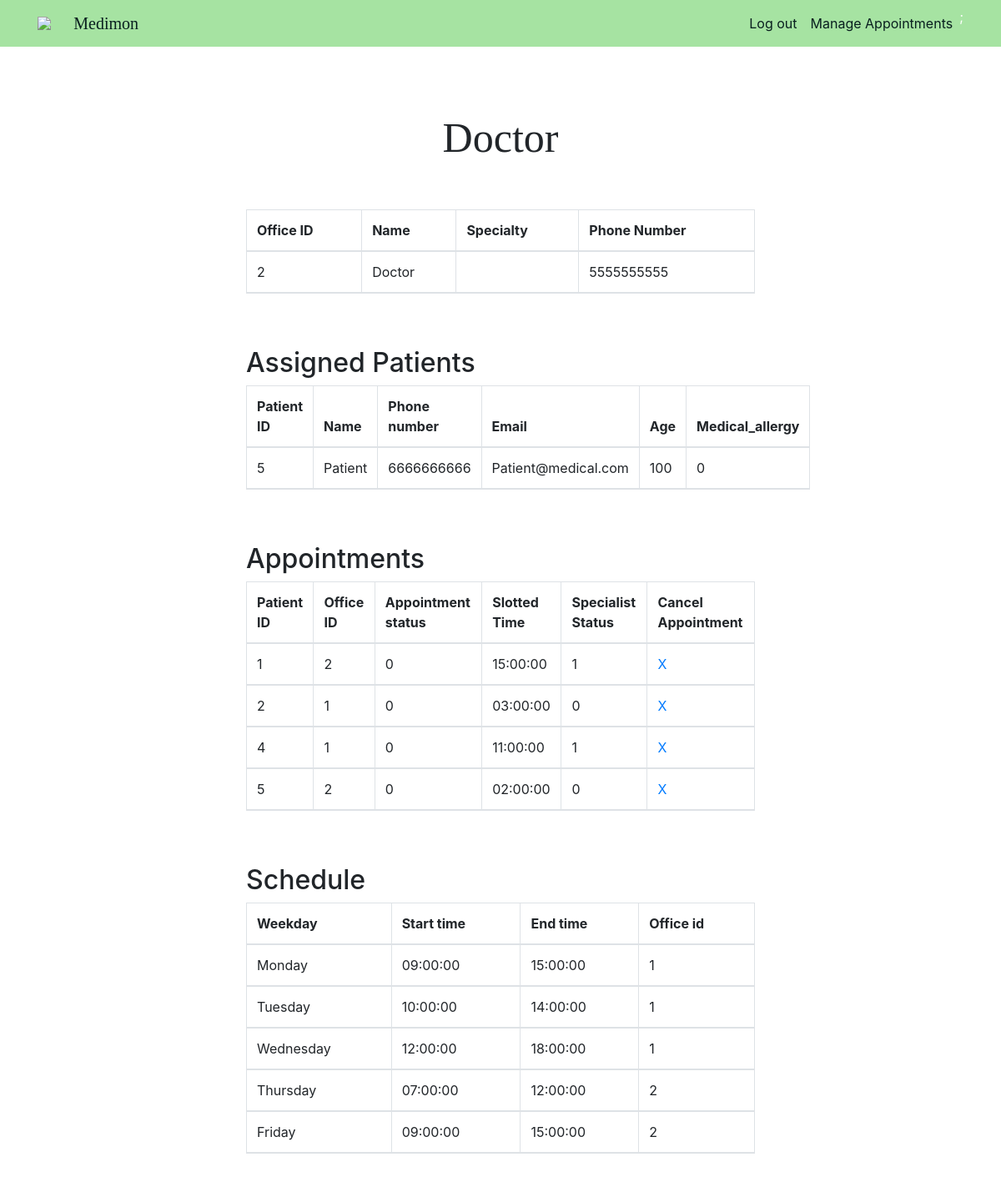
The page /doctorPages/doctorPage.php (signed in) on the database as committed earlier.
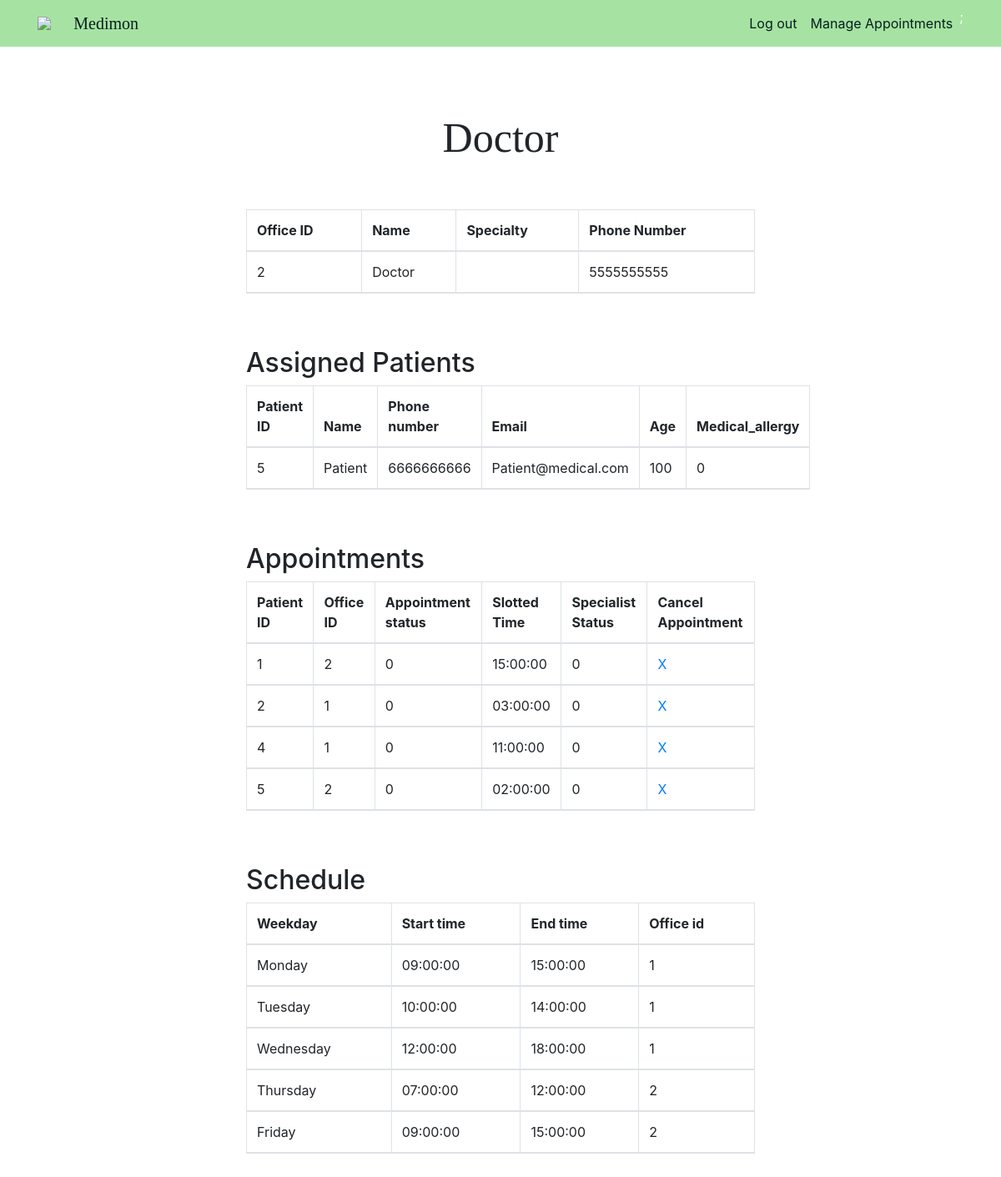
The same page on the database as committed later.
### tables this page shows
CREATE TABLE APPOINTMENT (
	Appointment_id        INT AUTO_INCREMENT,
    Patient_id            INT,
    Doctor_id             INT NOT NULL,
    Office_id             INT NOT NULL,
    Appointment_status_id INT NOT NULL DEFAULT 0,
    Appointment_status    VARCHAR(12) NOT NULL,
    Date                  DATE NOT NULL,
    Slotted_time          TIME NOT NULL,
    Specialist_status     BOOLEAN NOT NULL,  
     
    PRIMARY KEY (Appointment_id),
    FOREIGN KEY (Patient_id) REFERENCES PATIENT(Patient_id),
    FOREIGN KEY (Doctor_id) REFERENCES DOCTOR(Doctor_id),
    FOREIGN KEY (Office_id) REFERENCES OFFICE(Office_id)
);

### doctorPages/doctorPage.php (the view, shortened to what this page needs)
<?php
require_once "../php/config.php";
$id = $_SESSION["id"];
$sql = "SELECT Office_id, Name, Speciality, Phone_number FROM DOCTOR WHERE Doctor_id = '$id'";
$result = mysqli_query($db, $sql);
$tableResult = "";
if ($result->num_rows > 0) {
  $tableResult = "<tr>";
  while($row = $result-> fetch_assoc()) {
    $tableResult .= "<td>" . $row["Office_id"] . "</td><td>" . $row["Name"] . "</td><td>" . $row["Speciality"] .  "</td><td>" . $row["Phone_number"] . "</td>";
  }
  $tableResult .= "</tr>";
}
$sql = "SELECT Patient_id, Name, Phone_number, Email, Age, Medical_allergy FROM PATIENT WHERE Primary_physician_id = '$id'";
$result = mysqli_query($db, $sql);
$PtableResult = "";
if ($result->num_rows > 0) {
  while($row = $result-> fetch_assoc()) {
    $PtableResult .= "<tr>". "<td>" . $row["Patient_id"] . "</td><td>"  . $row["Name"] . "</td><td>" . $row["Phone_number"] . "</td><td>" . $row["Email"] . "</td><td>" . $row["Age"] . "</td><td>" . $row["Medical_allergy"] . "</td>". "<tr>";
  }
}
$sql = "SELECT Patient_id, Office_id, Appointment_id, Appointment_status_id, Slotted_time, Specialist_status FROM APPOINTMENT WHERE Doctor_id = '$id'";
$result = mysqli_query($db, $sql);
$APtableResult = "";
if ($result->num_rows > 0) {
  while($row = $result-> fetch_assoc()) {
    $APtableResult .= "<tr>". "<td>" . $row["Patient_id"] . "</td><td>"  . $row["Office_id"] . "</td><td>" . $row["Appointment_status_id"] . "</td><td>" . $row["Slotted_time"] . "</td><td>" . $row["Specialist_status"] . "</td><td>
    <a href='../doctorPages/doctorPage.php?delete_id=" . $row["Appointment_id"] . "'>X</a>
    </td>". "</tr>";
  }
}
$SPtableResult = "";
$weekdays = [
  "Monday",
  "Tuesday",
  "Wednesday",
  "Thursday",
  "Friday"
];
foreach ($weekdays as $weekday) {
  $sql = "SELECT * FROM WORK_INFO WHERE Doctor_id = '$id' AND Weekday = '$weekday'";
  $result = mysqli_query($db, $sql);
  $row = $result -> fetch_assoc();
  $SPtableResult .= "<tr>";
  $SPtableResult .= "<td>" . $weekday . "</td><td>"  . $row["Start_time"] . "</td><td>" . $row["End_time"] . "</td><td>" . $row["Office_id"] . "</td>";
  $SPtableResult .= "</tr>";
}
?>
<!doctype html>
<html lang="en">
<head>
  <link rel="stylesheet" href="../css/style.css">
  <link rel="stylesheet" href="https://stackpath.bootstrapcdn.com/bootstrap/4.3.1/css/bootstrap.min.css"
>
</head>
<?php include_once("../php/header.php"); ?>
<section id="Doctors">
  <div class="main-container">
    <div class="main-wrap">
      <div class="text-center" id="Doctor-header">Doctor</div>
      <div class="container-fluid">
        <div class="row justify-content-center my-5">
          <div class="col-10">
            <table class="table table-bordered">
              <thead class="thead">
                <tr>
                  <th>Office ID</th>
                  <th>Name</th>
                  <th>Specialty</th>
                  <th>Phone Number</th>
                </tr>
                <?php echo $tableResult;?>
              </thead>
            </table>
            <br><br>
            <h2>Assigned Patients</h2>
            <table class="table table-bordered">
              <thead class="thead">
                <tr>
                  <th>Patient ID</th>
                  <th>Name</th>
                  <th>Phone number</th>
                  <th>Email</th>
                  <th>Age</th>
                  <th>Medical_allergy</th>
                </tr>
                <?php echo $PtableResult;?>
              </thead>
            </table>
            <br><br>
            <h2>Appointments</h2>
            <table class="table table-bordered">
              <thead class="thead">
                <tr>
                  <th>Patient ID</th>
                  <th>Office ID</th>
                  <th>Appointment status</th>
                  <th>Slotted Time</th>
                  <th>Specialist Status</th>
                  <th>Cancel Appointment</th>
                </tr>
                <?php echo $APtableResult;?>
              </thead>
            </table>
            <br><br>
            <h2>Schedule</h2>
            <table class="table table-bordered">
              <thead class="thead">
                <tr>
                  <th>Weekday</th>
                  <th>Start time</th>
                  <th>End time</th>
                  <th>Office id</th>
                </tr>
                <?php echo $SPtableResult;?>
              </thead>
            </table>
          </div>
        </div>
      </div>
    </div>
  </div>
</section>
</body>
</html>

Rows that differ between the two databases and show on the page:
changed appointment (number 1 of 4 on the later page): Specialist_status "1" → "0"
changed appointment (number 3 of 4 on the later page): Specialist_status "1" → "0"
